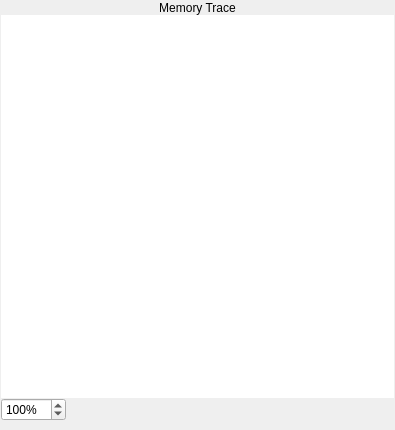
<?xml version="1.0" encoding="UTF-8"?>
<ui version="4.0">
 <class>MemoryTracePane</class>
 <widget class="QWidget" name="MemoryTracePane">
  <property name="geometry">
   <rect>
    <x>0</x>
    <y>0</y>
    <width>395</width>
    <height>430</height>
   </rect>
  </property>
  <property name="sizePolicy">
   <sizepolicy hsizetype="Preferred" vsizetype="Preferred">
    <horstretch>0</horstretch>
    <verstretch>0</verstretch>
   </sizepolicy>
  </property>
  <property name="minimumSize">
   <size>
    <width>0</width>
    <height>0</height>
   </size>
  </property>
  <property name="windowTitle">
   <string>Form</string>
  </property>
  <layout class="QVBoxLayout" name="verticalLayout_2">
   <property name="spacing">
    <number>0</number>
   </property>
   <property name="leftMargin">
    <number>1</number>
   </property>
   <property name="topMargin">
    <number>1</number>
   </property>
   <property name="rightMargin">
    <number>1</number>
   </property>
   <property name="bottomMargin">
    <number>9</number>
   </property>
   <item>
    <widget class="QLabel" name="pepMemoryTraceLabel">
     <property name="sizePolicy">
      <sizepolicy hsizetype="Preferred" vsizetype="Preferred">
       <horstretch>0</horstretch>
       <verstretch>0</verstretch>
      </sizepolicy>
     </property>
     <property name="palette">
      <palette>
       <active>
        <colorrole role="Base">
         <brush brushstyle="SolidPattern">
          <color alpha="255">
           <red>255</red>
           <green>255</green>
           <blue>255</blue>
          </color>
         </brush>
        </colorrole>
        <colorrole role="Window">
         <brush brushstyle="SolidPattern">
          <color alpha="255">
           <red>104</red>
           <green>173</green>
           <blue>245</blue>
          </color>
         </brush>
        </colorrole>
       </active>
       <inactive>
        <colorrole role="Base">
         <brush brushstyle="SolidPattern">
          <color alpha="255">
           <red>255</red>
           <green>255</green>
           <blue>255</blue>
          </color>
         </brush>
        </colorrole>
        <colorrole role="Window">
         <brush brushstyle="SolidPattern">
          <color alpha="255">
           <red>104</red>
           <green>173</green>
           <blue>245</blue>
          </color>
         </brush>
        </colorrole>
       </inactive>
       <disabled>
        <colorrole role="Base">
         <brush brushstyle="SolidPattern">
          <color alpha="255">
           <red>104</red>
           <green>173</green>
           <blue>245</blue>
          </color>
         </brush>
        </colorrole>
        <colorrole role="Window">
         <brush brushstyle="SolidPattern">
          <color alpha="255">
           <red>104</red>
           <green>173</green>
           <blue>245</blue>
          </color>
         </brush>
        </colorrole>
       </disabled>
      </palette>
     </property>
     <property name="frameShape">
      <enum>QFrame::Panel</enum>
     </property>
     <property name="frameShadow">
      <enum>QFrame::Plain</enum>
     </property>
     <property name="lineWidth">
      <number>0</number>
     </property>
     <property name="text">
      <string>Memory Trace</string>
     </property>
     <property name="alignment">
      <set>Qt::AlignCenter</set>
     </property>
    </widget>
   </item>
   <item>
    <layout class="QVBoxLayout" name="verticalLayout">
     <item>
      <widget class="QGraphicsView" name="pepStackTraceGraphicsView">
       <property name="sizePolicy">
        <sizepolicy hsizetype="Preferred" vsizetype="Expanding">
         <horstretch>0</horstretch>
         <verstretch>0</verstretch>
        </sizepolicy>
       </property>
       <property name="minimumSize">
        <size>
         <width>0</width>
         <height>0</height>
        </size>
       </property>
       <property name="frameShape">
        <enum>QFrame::NoFrame</enum>
       </property>
       <property name="interactive">
        <bool>false</bool>
       </property>
       <property name="renderHints">
        <set>QPainter::Antialiasing|QPainter::TextAntialiasing</set>
       </property>
      </widget>
     </item>
     <item>
      <layout class="QHBoxLayout" name="horizontalLayout">
       <item>
        <widget class="QSpinBox" name="pepScaleSpinBox">
         <property name="frame">
          <bool>true</bool>
         </property>
         <property name="readOnly">
          <bool>false</bool>
         </property>
         <property name="keyboardTracking">
          <bool>false</bool>
         </property>
         <property name="suffix">
          <string>%</string>
         </property>
         <property name="minimum">
          <number>50</number>
         </property>
         <property name="maximum">
          <number>1000</number>
         </property>
         <property name="singleStep">
          <number>10</number>
         </property>
         <property name="value">
          <number>100</number>
         </property>
        </widget>
       </item>
       <item>
        <spacer name="horizontalSpacer">
         <property name="orientation">
          <enum>Qt::Horizontal</enum>
         </property>
         <property name="sizeHint" stdset="0">
          <size>
           <width>40</width>
           <height>20</height>
          </size>
         </property>
        </spacer>
       </item>
       <item>
        <widget class="QLabel" name="warningLabel">
         <property name="text">
          <string>            </string>
         </property>
        </widget>
       </item>
      </layout>
     </item>
    </layout>
   </item>
  </layout>
 </widget>
 <resources/>
 <connections/>
</ui>
